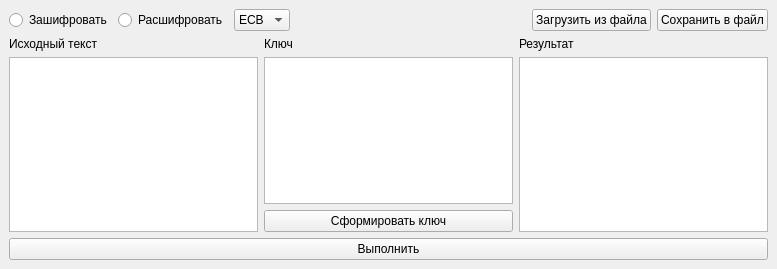
<?xml version="1.0" encoding="UTF-8"?>
<ui version="4.0">
 <class>MainWindow</class>
 <widget class="QMainWindow" name="MainWindow">
  <property name="geometry">
   <rect>
    <x>0</x>
    <y>0</y>
    <width>777</width>
    <height>269</height>
   </rect>
  </property>
  <property name="windowTitle">
   <string>MainWindow</string>
  </property>
  <widget class="QWidget" name="centralwidget">
   <layout class="QVBoxLayout" name="verticalLayout_4">
    <item>
     <layout class="QHBoxLayout" name="horizontalLayout_3">
      <item>
       <layout class="QHBoxLayout" name="horizontalLayout">
        <item>
         <layout class="QHBoxLayout" name="horizontalLayout_4">
          <item>
           <widget class="QRadioButton" name="encryptRadioBtn">
            <property name="text">
             <string>Зашифровать</string>
            </property>
           </widget>
          </item>
          <item>
           <widget class="QRadioButton" name="decryptRadioBtn">
            <property name="text">
             <string>Расшифровать</string>
            </property>
           </widget>
          </item>
         </layout>
        </item>
       </layout>
      </item>
      <item>
       <widget class="QComboBox" name="modeComboBox">
        <item>
         <property name="text">
          <string>ECB</string>
         </property>
        </item>
        <item>
         <property name="text">
          <string>CBC</string>
         </property>
        </item>
        <item>
         <property name="text">
          <string>CFB</string>
         </property>
        </item>
        <item>
         <property name="text">
          <string>OFB</string>
         </property>
        </item>
        <item>
         <property name="text">
          <string>CTR</string>
         </property>
        </item>
       </widget>
      </item>
      <item>
       <spacer name="horizontalSpacer">
        <property name="orientation">
         <enum>Qt::Orientation::Horizontal</enum>
        </property>
        <property name="sizeHint" stdset="0">
         <size>
          <width>40</width>
          <height>20</height>
         </size>
        </property>
       </spacer>
      </item>
      <item>
       <layout class="QHBoxLayout" name="horizontalLayout_2">
        <item>
         <widget class="QPushButton" name="loadFileBtn">
          <property name="text">
           <string>Загрузить из файла</string>
          </property>
         </widget>
        </item>
        <item>
         <widget class="QPushButton" name="saveFileBtn">
          <property name="text">
           <string>Сохранить в файл</string>
          </property>
         </widget>
        </item>
       </layout>
      </item>
     </layout>
    </item>
    <item>
     <layout class="QHBoxLayout" name="horizontalLayout_5">
      <item>
       <layout class="QVBoxLayout" name="verticalLayout_2">
        <item>
         <widget class="QLabel" name="inputLabel">
          <property name="text">
           <string>Исходный текст</string>
          </property>
         </widget>
        </item>
        <item>
         <widget class="QPlainTextEdit" name="inputText"/>
        </item>
       </layout>
      </item>
      <item>
       <layout class="QVBoxLayout" name="verticalLayout">
        <item>
         <widget class="QLabel" name="keyLabel">
          <property name="text">
           <string>Ключ</string>
          </property>
         </widget>
        </item>
        <item>
         <widget class="QPlainTextEdit" name="keyText"/>
        </item>
        <item>
         <widget class="QPushButton" name="formKeyBtn">
          <property name="text">
           <string>Сформировать ключ</string>
          </property>
         </widget>
        </item>
       </layout>
      </item>
      <item>
       <layout class="QVBoxLayout" name="verticalLayout_3">
        <item>
         <widget class="QLabel" name="resultLabel">
          <property name="text">
           <string>Результат</string>
          </property>
         </widget>
        </item>
        <item>
         <widget class="QPlainTextEdit" name="resultText"/>
        </item>
       </layout>
      </item>
     </layout>
    </item>
    <item>
     <widget class="QPushButton" name="showResultBtn">
      <property name="text">
       <string>Выполнить</string>
      </property>
     </widget>
    </item>
   </layout>
  </widget>
 </widget>
 <resources/>
 <connections/>
</ui>
